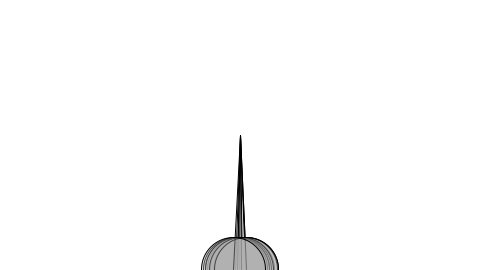
Frame 1 (no input)
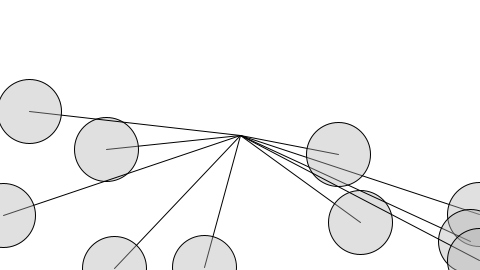
Frame 60 (the mouse pressed at the canvas centre just before this capture)
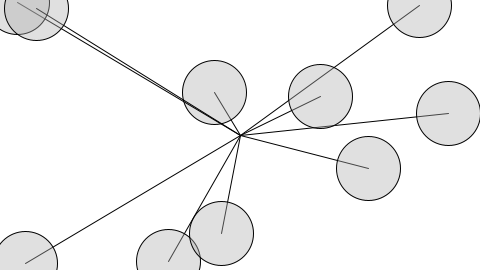
Frame 120 (the mouse held since frame 60 and released just before this capture)

The Processing sketch that drew these frames (run headless with seeded random() and noise(); from frame 60 on, the mouse is pressed at the canvas centre):

// Processing sketch: sketch_13_6_Oscillator
// ── sketch_13_6_Oscillator.pde
Oscillator[] oscillators = new Oscillator[10];

void setup()  {   
  size(480, 270);  
  // Initialize all objects
  for (int i = 0; i < oscillators.length; i++) {
    oscillators[i] = new Oscillator();
  }
}   

void draw() {   
  background(255);  
  // Run all objects
  for (int i = 0; i < oscillators.length; i++) {
    oscillators[i].oscillate();
    oscillators[i].display();
  }
}   

class Oscillator  {   

  // Two angles
  float xtheta;  
  float ytheta;
  // Increment value for both angles  
  float dxtheta;
  float dytheta;

  Oscillator()  {   
    xtheta = 0;  
    ytheta = 0;  
    // Start randomly
    dxtheta = random(-0.03,0.03);
    dytheta = random(-0.03,0.03);
  }   

  void oscillate()  {
    // Increment angles   
    xtheta += dxtheta;
    ytheta += dytheta;
  }   

  void display()  {   
    // Map results of sine / cosine to width and height of window
    float x = (sin(xtheta) + 1) * width/2;   
    float y = (cos(ytheta) + 1) * height/2;
    stroke(0);
    fill(175,100);
    // draw circle and line
    line(width/2,height/2,x,y);  
    ellipse(x,y,64,64);  
  }

}   
